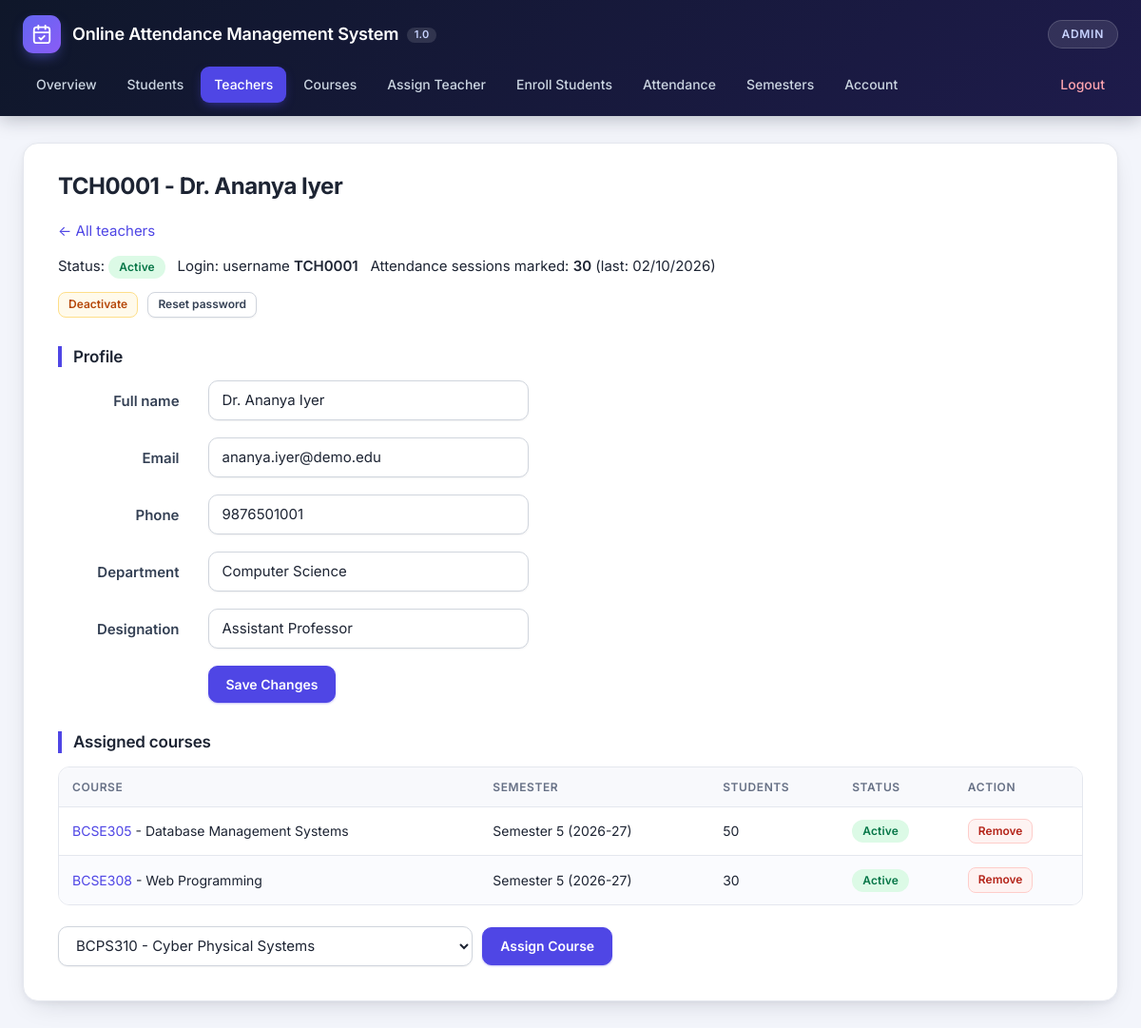
Page /admin/teacher.php?id=1 (signed in) on the committed database.
### tables this page shows
CREATE TABLE `courses` (
  `course_id` int NOT NULL AUTO_INCREMENT,
  `course_code` varchar(30) NOT NULL,
  `course_name` varchar(255) NOT NULL,
  `credits` tinyint unsigned DEFAULT NULL,
  `department` varchar(100) NOT NULL DEFAULT '',
  `sem_id` int NOT NULL,
  `status` varchar(10) NOT NULL DEFAULT 'active',
  PRIMARY KEY (`course_id`),
  UNIQUE KEY `uq_course_sem` (`course_code`,`sem_id`),
  KEY `idx_courses_sem` (`sem_id`),
  CONSTRAINT `fk_courses_sem` FOREIGN KEY (`sem_id`) REFERENCES `semesters` (`sem_id`)
);

CREATE TABLE `semesters` (
  `sem_id` int NOT NULL AUTO_INCREMENT,
  `academic_year` varchar(9) NOT NULL,
  `semester_no` tinyint unsigned NOT NULL,
  `is_current` tinyint(1) NOT NULL DEFAULT 0,
  PRIMARY KEY (`sem_id`),
  UNIQUE KEY `uq_semester` (`academic_year`,`semester_no`)
);

### helpers.php (called while the page is built, shortened)
<?php
function e(mixed $value): string
{
    return htmlspecialchars((string) $value, ENT_QUOTES | ENT_SUBSTITUTE, 'UTF-8');
}
function display_date(string $isoDate): string
{
    return date('d/m/Y', strtotime($isoDate));
}

### data.php (called while the page is built, shortened)
<?php
function semester_label(array $s): string
{
    return $s['academic_year'] === 'Legacy'
        ? 'Legacy (before v2 upgrade)'
        : 'Semester ' . $s['semester_no'] . ' (' . $s['academic_year'] . ')';
}
function teacher_courses_list(PDO $pdo, int $tcId, ?int $semId): array
{
    $sql = 'SELECT c.course_id, c.course_code, c.course_name, c.credits, c.status, c.sem_id,
                   sm.academic_year, sm.semester_no, sm.is_current,
                   (SELECT COUNT(*) FROM student_courses sc JOIN students s ON s.st_id = sc.st_id
                     WHERE sc.course_id = c.course_id AND s.is_active = 1) AS students
            FROM teacher_courses tc
            JOIN courses c ON c.course_id = tc.course_id
            JOIN semesters sm ON sm.sem_id = c.sem_id
            WHERE tc.tc_id = ?' . ($semId !== null ? ' AND c.sem_id = ?' : '') . '
            ORDER BY sm.sem_id DESC, c.course_code';
    $stmt = $pdo->prepare($sql);
    $stmt->execute($semId !== null ? [$tcId, $semId] : [$tcId]);
    return $stmt->fetchAll();
}

### admin/teacher.php (the view, shortened to what this page needs)
<?php
require_once __DIR__ . '/connect.php';
$sem = current_semester($pdo);
$id = get_int('id');
$stmt = $pdo->prepare('SELECT * FROM teachers WHERE tc_id = ?');
$stmt->execute([$id ?? 0]);
$teacher = $stmt->fetch();
$self = 'teacher.php?id=' . (int) $teacher['tc_id'];
$acc = $pdo->prepare('SELECT username FROM admininfo WHERE tc_id = ?');
$acc->execute([$teacher['tc_id']]);
$account = $acc->fetch();
$courses = teacher_courses_list($pdo, (int) $teacher['tc_id'], null);
$available = [];
if ($sem !== null) {
    $av = $pdo->prepare(
        'SELECT course_id, course_code, course_name FROM courses
         WHERE sem_id = ? AND status = \'active\'
           AND course_id NOT IN (SELECT course_id FROM teacher_courses WHERE tc_id = ?)
         ORDER BY course_code'
    );
    $av->execute([$sem['sem_id'], $teacher['tc_id']]);
    foreach ($av->fetchAll() as $c) {
        $available[$c['course_id']] = $c['course_code'] . ' - ' . $c['course_name'];
    }
}
$act = $pdo->prepare('SELECT COUNT(DISTINCT course_id, stat_date) AS sessions, MAX(stat_date) AS last_date FROM attendance WHERE teacher_id = ?');
$act->execute([$teacher['tc_id']]);
$activity = $act->fetch();
page_start('admin', $teacher['teacher_code'] . ' - ' . $teacher['tc_name']);
?>
<p><a href="teachers.php">&larr; All teachers</a></p>
<p>Status: <?= status_badge((int) $teacher['is_active'] === 1) ?>
  &nbsp; Login: <?= $account === false ? '<span class="low">none yet</span>' : 'username <strong>' . e($account['username']) . '</strong>' ?>
  &nbsp; Attendance sessions marked: <strong><?= e($activity['sessions']) ?></strong>
  <?= $activity['last_date'] !== null ? '(last: ' . e(display_date((string) $activity['last_date'])) . ')' : '' ?></p>
<p>
  <?= action_button('toggle', [], (int) $teacher['is_active'] === 1 ? 'Deactivate' : 'Activate', 'btn-warning',
      (int) $teacher['is_active'] === 1 ? 'Deactivate this teacher? They will no longer be able to log in.' : '') ?>
  <?= action_button('login', [], $account === false ? 'Create login' : 'Reset password', 'btn-default',
      $account === false ? '' : 'Generate a new temporary password for this teacher?') ?>
</p>
<h4>Profile</h4>
<form method="post" class="form-horizontal" style="max-width:600px;margin:0 auto">
  <?php form_field('Full name', 'name', 'text', (string) $teacher['tc_name']); ?>
  <?php form_submit('Save Changes', 'save'); ?>
</form>
<h4 style="margin-top:30px">Assigned courses</h4>
<table class="table table-striped">
  <thead><tr><th>Course</th><th>Semester</th><th>Students</th><th>Status</th><th>Action</th></tr></thead>
  <tbody>
    <?php foreach ($courses as $c): ?>
      <tr>
        <td><a href="course.php?id=<?= e($c['course_id']) ?>"><?= e($c['course_code']) ?></a> - <?= e($c['course_name']) ?></td>
        <td><?= e(semester_label($c)) ?></td>
        <td><?= e($c['students']) ?></td>
        <td><?= status_badge($c['status'] === 'active') ?></td>
        <td><?= action_button('remove', ['course_id' => $c['course_id'], 'tc_id' => $teacher['tc_id'], 'back' => $self], 'Remove', 'btn-danger', 'Remove this assignment? Attendance already recorded is kept.') ?></td>
      </tr>
    <?php endforeach; ?>
  </tbody>
</table>
<?php if ((int) $teacher['is_active'] === 1 && $available !== []): ?>
  <form method="post" action="assign_teacher.php" class="form-inline">
    <?php form_select_inline('course_id', $available); ?>
    <button class="btn btn-primary" type="submit">Assign Course</button>
  </form>
<?php endif; ?>
<?php page_end();

### layout.php (shortened to what this page needs)
<?php
function nav_items(string $role): array
{
    return match ($role) {
        'admin' => [
            'index.php' => 'Overview', 'students.php' => 'Students', 'teachers.php' => 'Teachers',
            'courses.php' => 'Courses', 'assign_teacher.php' => 'Assign Teacher', 'enroll.php' => 'Enroll Students',
            'attendance.php' => 'Attendance', 'semesters.php' => 'Semesters', 'account.php' => 'Account',
            '../logout.php' => 'Logout',
        ],
        'teacher' => [
            'index.php' => 'My Courses', 'report.php' => 'Attendance Reports', 'students.php' => 'My Students',
            'account.php' => 'My Profile', '../logout.php' => 'Logout',
        ],
        default => [
            'index.php' => 'Home', 'report.php' => 'My Attendance', 'account.php' => 'My Profile',
            '../logout.php' => 'Logout',
        ],
    };
}
function nav_current_file(string $role): string
{
    $script = basename((string) ($_SERVER['SCRIPT_NAME'] ?? ''));
    $map = $role === 'admin'
        ? [
            'student.php' => 'students.php', 'student_add.php' => 'students.php',
            'teacher.php' => 'teachers.php', 'teacher_add.php' => 'teachers.php',
            'course.php'  => 'courses.php',  'course_add.php'  => 'courses.php',
            'signup.php'  => 'account.php',
        ]
        : ['course.php' => 'index.php'];
    return $map[$script] ?? $script;
}
function page_start(string $role, string $heading = ''): void
{
    $current = nav_current_file($role);
    $cssVer  = (int) @filemtime(__DIR__ . '/css/main.css');
    echo '<!DOCTYPE html>
<html lang="en">
<head>
  <meta charset="UTF-8">
  <meta name="viewport" content="width=device-width, initial-scale=1">
  <title>Online Attendance Management System 1.0</title>
  <link rel="preconnect" href="https://fonts.googleapis.com">
  <link rel="preconnect" href="https://fonts.gstatic.com" crossorigin>
  <link rel="stylesheet" href="https://fonts.googleapis.com/css2?family=Inter:wght@400;500;600;700&display=swap">
  <link rel="stylesheet" href="https://cdn.jsdelivr.net/npm/bootstrap@3.4.1/dist/css/bootstrap.min.css">
  <link rel="stylesheet" href="https://cdn.jsdelivr.net/npm/bootstrap@3.4.1/dist/css/bootstrap-theme.min.css">
  <link rel="stylesheet" href="../css/main.css?v=' . $cssVer . '">
</head>
<body class="role-' . e($role) . '">
<header class="topbar">
  <div class="topbar-inner">
    <div class="brand">
      <span class="brand-mark" aria-hidden="true"><svg viewBox="0 0 24 24" width="22" height="22" fill="none" stroke="currentColor" stroke-width="2" stroke-linecap="round" stroke-linejoin="round"><rect x="3" y="4" width="18" height="18" rx="3"/><path d="M16 2v4M8 2v4M3 10h18"/><path d="m9 16 2 2 4-4"/></svg></span>
      <h1>Online Attendance Management System <span class="ver">1.0</span></h1>
    </div>
    <span class="role-pill">' . e(ucfirst($role)) . '</span>
  </div>
  <nav class="navbar compact"><div class="navbar-inner">';
    foreach (nav_items($role) as $file => $label) {
        $classes = [];
        if (basename($file) === $current) {
            $classes[] = 'active';
        }
        if (basename($file) === 'logout.php') {
            $classes[] = 'nav-logout';
        }
        echo '<a href="' . e($file) . '"' . ($classes !== [] ? ' class="' . implode(' ', $classes) . '"' : '') . '>' . e($label) . '</a>';
    }
    echo '</div></nav>
</header>
<main class="page">
  <div class="content">';
    if ($heading !== '') {
        echo '<h3>' . e($heading) . '</h3>';
    }
}
function page_end(): void
{
    echo "\n  </div>\n</main>\n</body>\n</html>\n";
}
function form_field(string $label, string $name, string $type = 'text', string $value = '', string $extra = ''): void
{
    echo '<div class="form-group"><label for="' . e($name) . '" class="col-sm-3 control-label">' . e($label) . '</label>'
        . '<div class="col-sm-7"><input type="' . e($type) . '" name="' . e($name) . '" id="' . e($name)
        . '" class="form-control" value="' . e($value) . '" ' . $extra . '></div></div>';
}
function form_submit(string $label, string $name = 'save'): void
{
    echo '<div class="form-group"><div class="col-sm-offset-3 col-sm-7">'
        . '<button type="submit" name="' . e($name) . '" value="1" class="btn btn-primary">' . e($label) . '</button></div></div>';
}
function action_button(string $action, array $fields, string $label, string $class = 'btn-default', string $confirm = ''): string
{
    $html = '<form method="post" class="inline-form"' . ($confirm !== '' ? ' onsubmit="return confirm(\'' . e($confirm) . '\')"' : '') . '>'
        . csrf_field() . '<input type="hidden" name="action" value="' . e($action) . '">';
    foreach ($fields as $name => $value) {
        $html .= '<input type="hidden" name="' . e($name) . '" value="' . e($value) . '">';
    }
    return $html . '<button type="submit" class="btn btn-xs ' . e($class) . '">' . e($label) . '</button></form>';
}
function status_badge(bool $active): string
{
    return $active ? '<span class="label label-success">Active</span>' : '<span class="label label-default">Inactive</span>';
}
function form_select_inline(string $name, array $options): void
{
    echo '<select name="' . e($name) . '" class="form-control">';
    foreach ($options as $value => $text) {
        echo '<option value="' . e($value) . '">' . e($text) . '</option>';
    }
    echo '</select> ';
}

### rows in the picture
courses: course_code "BCSE305", course_name "Database Management Systems", sem.semester_no "Semester 5 (2026-27)", students "50"
courses: course_code "BCSE308", course_name "Web Programming", sem.semester_no "Semester 5 (2026-27)", students "30"

### other values in the picture
$role "ADMIN"
$label "Overview"
$label "Students"
$label "Teachers"
$label "Courses"
$label "Assign Teacher"
$label "Enroll Students"
$label "Attendance"
$label "Semesters"
$label "Account"
$label "Logout"
$heading "TCH0001 - Dr. Ananya Iyer"
$account['username'] "TCH0001"
$activity['sessions'] "30"
display_date((string) $activity['last_date']) "02/10/2026"
